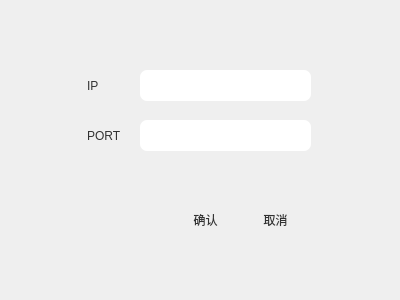
<?xml version="1.0" encoding="UTF-8"?>
<ui version="4.0">
 <class>NetCon</class>
 <widget class="QWidget" name="NetCon">
  <property name="geometry">
   <rect>
    <x>0</x>
    <y>0</y>
    <width>400</width>
    <height>300</height>
   </rect>
  </property>
  <property name="windowTitle">
   <string>Form</string>
  </property>
  <widget class="QPushButton" name="Sure">
   <property name="geometry">
    <rect>
     <x>180</x>
     <y>204</y>
     <width>51</width>
     <height>31</height>
    </rect>
   </property>
   <property name="styleSheet">
    <string notr="true">QPushButton#Sure{
background-color: qlineargradient(spread:pad, x1:0.52, y1:1, x2:0.54, y2:0, 
stop:0.0112994 rgba(210, 188, 235, 255), 
stop:1 rgba(255, 255, 255, 255));
color: rgb(50, 50, 50);
 
border:0px groove gray;border-radius:7px;
padding:2px 4px;
font: 11pt &quot;华康方圆体W7(P)&quot;;

}


QPushButton#Sure:hover {
    background-color: lightgreen;
    color: white;
	border-radius: 10px; /* 确保在hover状态下也有相同的圆角 */
}

QPushButton#Sure:pressed {
    background-color: darkgreen;
    color: white;
	border-radius: 10px; /* 确保在pressed状态下也有相同的圆角 */
}</string>
   </property>
   <property name="text">
    <string>确认</string>
   </property>
  </widget>
  <widget class="QPushButton" name="Cancel">
   <property name="geometry">
    <rect>
     <x>250</x>
     <y>204</y>
     <width>51</width>
     <height>31</height>
    </rect>
   </property>
   <property name="styleSheet">
    <string notr="true">QPushButton#Cancel{
background-color: qlineargradient(spread:pad, x1:0.52, y1:1, x2:0.54, y2:0, 
stop:0.0112994 rgba(210, 188, 235, 255), 
stop:1 rgba(255, 255, 255, 255));
color: rgb(50, 50, 50);
 
border:0px groove gray;border-radius:7px;
padding:2px 4px;
font: 11pt &quot;华康方圆体W7(P)&quot;;

}


QPushButton#Cancel:hover {
    background-color: lightgreen;
    color: white;
	border-radius: 10px; /* 确保在hover状态下也有相同的圆角 */
}

QPushButton#Cancel:pressed {
    background-color: darkgreen;
    color: white;
	border-radius: 10px; /* 确保在pressed状态下也有相同的圆角 */
}</string>
   </property>
   <property name="text">
    <string>取消</string>
   </property>
  </widget>
  <widget class="QLabel" name="label_IP">
   <property name="geometry">
    <rect>
     <x>80</x>
     <y>70</y>
     <width>51</width>
     <height>31</height>
    </rect>
   </property>
   <property name="styleSheet">
    <string notr="true">QLabel#label_IP {
    background-color: qlineargradient(spread:pad, x1:0.52, y1:1, x2:0.54, y2:0, 
                                      stop:0.0112994 rgba(173, 216, 230, 255), 
                                      stop:1 rgba(255, 255, 255, 255));
    color: rgb(50, 50, 50);
    border: 0px groove gray;
    border-radius: 7px;
    padding: 2px 4px;
    font: 10pt &quot;华康方圆体W7(P)&quot;;
}</string>
   </property>
   <property name="text">
    <string>IP</string>
   </property>
  </widget>
  <widget class="QLabel" name="label_PORT">
   <property name="geometry">
    <rect>
     <x>80</x>
     <y>120</y>
     <width>51</width>
     <height>31</height>
    </rect>
   </property>
   <property name="styleSheet">
    <string notr="true">QLabel#label_PORT {
    background-color: qlineargradient(spread:pad, x1:0.52, y1:1, x2:0.54, y2:0, 
                                      stop:0.0112994 rgba(173, 216, 230, 255), 
                                      stop:1 rgba(255, 255, 255, 255));
    color: rgb(50, 50, 50);
    border: 0px groove gray;
    border-radius: 7px;
    padding: 2px 4px;
    font: 10pt &quot;华康方圆体W7(P)&quot;;
}</string>
   </property>
   <property name="text">
    <string>PORT</string>
   </property>
  </widget>
  <widget class="QLineEdit" name="lineEdit_IP">
   <property name="geometry">
    <rect>
     <x>140</x>
     <y>70</y>
     <width>171</width>
     <height>31</height>
    </rect>
   </property>
   <property name="styleSheet">
    <string notr="true">QLineEdit#lineEdit_IP {
    background-color: qlineargradient(spread:pad, x1:0.52, y1:1, x2:0.54, y2:0, 
                                      stop:0.0112994 rgba(173, 216, 230, 255), 
                                      stop:1 rgba(255, 255, 255, 255));
    color: rgb(50, 50, 50);
    border: 0px groove gray;
    border-radius: 7px;
    padding: 2px 4px;
    font: 14pt &quot;华康方圆体W7(P)&quot;;
}</string>
   </property>
  </widget>
  <widget class="QLineEdit" name="lineEdit_PORT">
   <property name="geometry">
    <rect>
     <x>140</x>
     <y>120</y>
     <width>171</width>
     <height>31</height>
    </rect>
   </property>
   <property name="styleSheet">
    <string notr="true">QLineEdit#lineEdit_PORT {
    background-color: qlineargradient(spread:pad, x1:0.52, y1:1, x2:0.54, y2:0, 
                                      stop:0.0112994 rgba(173, 216, 230, 255), 
                                      stop:1 rgba(255, 255, 255, 255));
    color: rgb(50, 50, 50);
    border: 0px groove gray;
    border-radius: 7px;
    padding: 2px 4px;
    font: 14pt &quot;华康方圆体W7(P)&quot;;
}</string>
   </property>
  </widget>
 </widget>
 <resources/>
 <connections/>
</ui>
